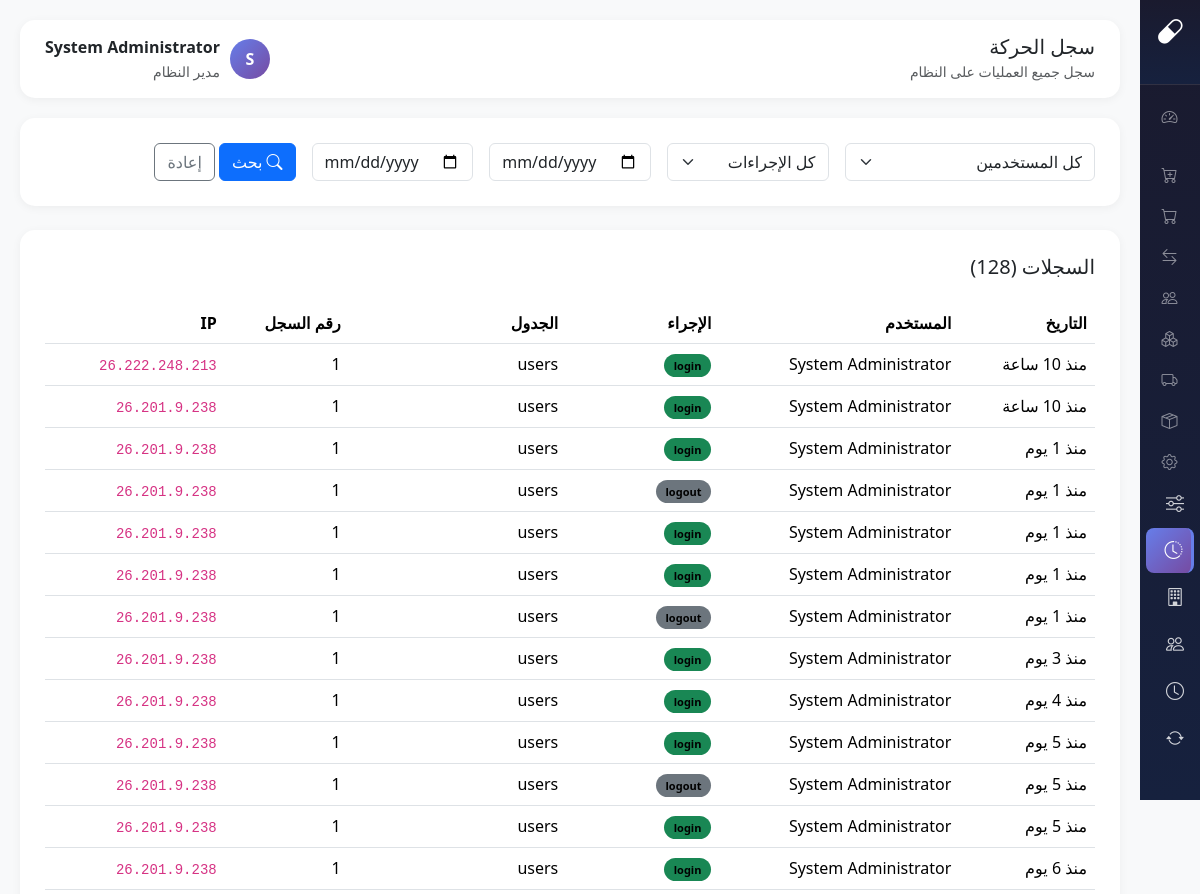
/modules/customer-requests/activity-log.php (signed in, upper part), run on an earlier commit of the app's database.
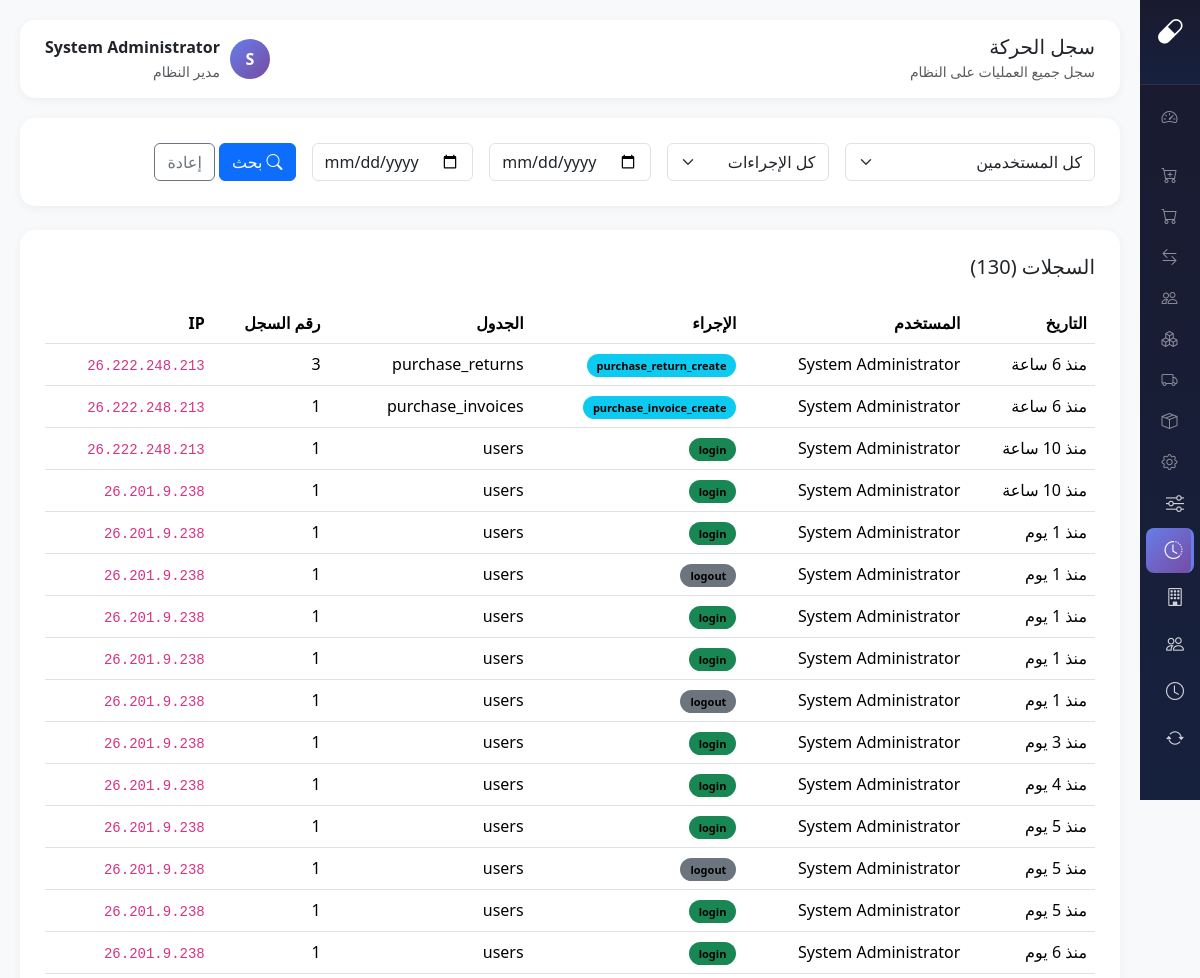
And on a later commit of the database.
### tables this page shows
CREATE TABLE `activity_logs` (
  `id` int(11) NOT NULL,
  `user_id` int(11) DEFAULT NULL,
  `user_name` varchar(100) DEFAULT NULL,
  `action` varchar(50) NOT NULL,
  `table_name` varchar(50) DEFAULT NULL,
  `record_id` int(11) DEFAULT NULL,
  `old_value` text DEFAULT NULL,
  `new_value` text DEFAULT NULL,
  `ip_address` varchar(50) DEFAULT NULL,
  `created_at` timestamp NOT NULL DEFAULT current_timestamp()
);

CREATE TABLE `users` (
  `id` int(11) NOT NULL,
  `username` varchar(50) NOT NULL,
  `password` varchar(255) NOT NULL,
  `full_name` varchar(100) NOT NULL,
  `role` enum('admin','pharmacist','purchaser','cashier') DEFAULT 'pharmacist',
  `branch_code` varchar(20) DEFAULT NULL,
  `phone` varchar(20) DEFAULT NULL,
  `is_active` tinyint(1) DEFAULT 1,
  `last_login` datetime DEFAULT NULL,
  `created_at` timestamp NOT NULL DEFAULT current_timestamp(),
  `updated_at` timestamp NOT NULL DEFAULT current_timestamp() ON UPDATE current_timestamp()
);

### core/config.php (called while the page is built, shortened)
<?php
function timeAgo($datetime) {
    $time = strtotime($datetime);
    $now = time();
    $diff = $now - $time;
    if ($diff < 86400) return 'منذ ' . floor($diff / 3600) . ' ساعة';
    if ($diff < 604800) return 'منذ ' . floor($diff / 86400) . ' يوم';
    return date('Y-m-d', $time);
}

### modules/customer-requests/activity-log.php (the view, shortened to what this page needs)
<?php
require_once __DIR__ . '/../../core/config.php';
$db = getDB();
$date_from = $_GET['date_from'] ?? '';
$date_to = $_GET['date_to'] ?? '';
$sql = "SELECT al.*, u.full_name as user_name
        FROM activity_logs al
        LEFT JOIN users u ON al.user_id = u.id
        WHERE 1=1";
$params = [];
$sql .= " ORDER BY al.created_at DESC LIMIT 500";
$stmt = $db->prepare($sql);
$stmt->execute($params);
$logs = $stmt->fetchAll();
$page_title = 'سجل الحركة';
?>
<!DOCTYPE html>
<html lang="ar" dir="rtl">
<head>
    <link href="https://cdn.jsdelivr.net/npm/bootstrap@5.3.2/dist/css/bootstrap.rtl.min.css" rel="stylesheet">
    <link href="https://cdn.jsdelivr.net/npm/bootstrap-icons@1.11.1/font/bootstrap-icons.css" rel="stylesheet">
</head>
<body>
 <?php require_once __DIR__ . '/../../includes/sidebar.php'; ?>
    <div class="main-content">
        <div class="topbar">
            <div><h5 class="mb-0"><?= $page_title ?></h5><small class="text-muted">سجل جميع العمليات على النظام</small></div>
            <div class="d-flex align-items-center">
                <div class="user-avatar" style="width:40px;height:40px;border-radius:50%;background:linear-gradient(135deg, var(--primary), var(--secondary));color:white;display:flex;align-items:center;justify-content:center;font-weight:700;margin-left:10px;"><?= mb_substr($_SESSION['user_name'], 0, 1) ?></div>
                <div><div class="fw-bold"><?= $_SESSION['user_name'] ?></div><small class="text-muted"><?= $_SESSION['user_role'] === 'admin' ? 'مدير النظام' : 'صيدلي' ?></small></div>
            </div>
        </div>
        <div class="content-card mb-4">
            <form method="GET" class="row g-3">
                <div class="col-md-3">
                    <select class="form-select" name="user">
                        <option value="">كل المستخدمين</option>
                    </select>
                </div>
                <div class="col-md-2">
                    <select class="form-select" name="action">
                        <option value="">كل الإجراءات</option>
                    </select>
                </div>
                <div class="col-md-2">
                    <input type="date" class="form-control" name="date_from" value="<?= $date_from ?>" placeholder="من">
                </div>
                <div class="col-md-2">
                    <input type="date" class="form-control" name="date_to" value="<?= $date_to ?>" placeholder="إلى">
                </div>
                <div class="col-md-3">
                    <button type="submit" class="btn btn-primary"><i class="bi bi-search me-1"></i>بحث</button>
                    <a href="activity-log.php" class="btn btn-outline-secondary">إعادة</a>
                </div>
            </form>
        </div>
        <div class="content-card">
            <h5 class="mb-4">السجلات (<?= count($logs) ?>)</h5>
            <div class="table-responsive">
                <table class="table table-hover">
                    <thead>
                        <tr>
                            <th>التاريخ</th>
                            <th>المستخدم</th>
                            <th>الإجراء</th>
                            <th>الجدول</th>
                            <th>رقم السجل</th>
                            <th>IP</th>
                        </tr>
                    </thead>
                    <tbody>
                        <?php foreach ($logs as $log): ?>
                        <tr class="log-row">
                            <td><?= timeAgo($log['created_at']) ?></td>
                            <td><?= $log['user_name'] ?? 'System' ?></td>
                            <td>
                                <span class="action-badge bg-<?=
                                    $log['action'] === 'login' ? 'success' :
                                    ($log['action'] === 'logout' ? 'secondary' :
                                    ($log['action'] === 'create' ? 'primary' :
                                    ($log['action'] === 'update' ? 'warning' :
                                    ($log['action'] === 'delete' ? 'danger' : 'info')))) ?>">
                                    <?= $log['action'] ?>
                                </span>
                            </td>
                            <td><?= $log['table_name'] ?? '-' ?></td>
                            <td><?= $log['record_id'] ?? '-' ?></td>
                            <td><code><?= $log['ip_address'] ?></code></td>
                        </tr>
                        <?php endforeach; ?>
                    </tbody>
                </table>
            </div>
        </div>
    </div>
</body>
</html>

What changed in the data, as far as the page shows it:
added activity_logs: created_at "منذ 6 ساعة", user.full_name "System Administrator", action "purchase_return_create", table_name "purchase_returns", record "3", ip_address "26.222.248.213"
added activity_logs: created_at "منذ 6 ساعة", user.full_name "System Administrator", action "purchase_invoice_create", table_name "purchase_invoices", record "1", ip_address "26.222.248.213"
Also different on the page:
count($logs): "128" → "130"
